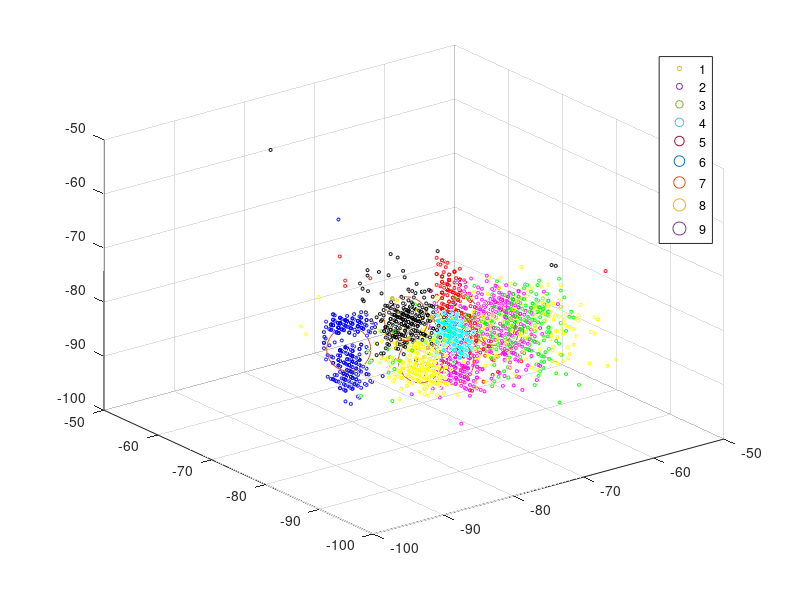

MATLAB code for this plot:
close all
clear all
clc
data = csvread('Data.txt')
[m,n] = size(data)

x = zeros(m*n/3,1);
y = zeros(m*n/3,1);
z = zeros(m*n/3,1);
c = zeros(m*n/3,3);
cmap = [0 0 0;
    0 255 255;
    255 0 255;
    255 255 0;
    255 0 0;
    0 255 0;
    0 0 255;
    41 0 104;
    250 113 0
    ]

meanx = zeros(n/3,1);
meany = zeros(n/3,1);
meanz = zeros(n/3,1);

out = zeros(m*n/3,1);
for i = 1:n/3
    x(300*(i-1)+1:300*i) = data(:,(i-1)*3+1);
    y(300*(i-1)+1:300*i) = data(:,(i-1)*3+2);
    z(300*(i-1)+1:300*i) = data(:,(i-1)*3+3);
    
    for j = 1:300
        c(300*(i-1)+j,:) = cmap(i,:);
    end
    meanx(i) = mean(x(300*(i-1)+1:300*i))
    meany(i) = mean(y(300*(i-1)+1:300*i))
    meanz(i) = mean(z(300*(i-1)+1:300*i))
    out(300*(i-1)+1:300*i) = i
end

scatter3(x,y,z,5,c)
hold on
scatter3(meanx,meany,meanz,1000)
hold on

for loop = 1:9
  VectorOfHandles(loop) = scatter3(nan,nan,nan,loop*10,cmap(loop,:)/255);
end
legend(VectorOfHandles,{'1','2','3','4','5','6','7','8','9'});
hold off

M = [x y z out]

csvwrite('TrainData.txt',M)
csvwrite('TrainOut.txt',out)
